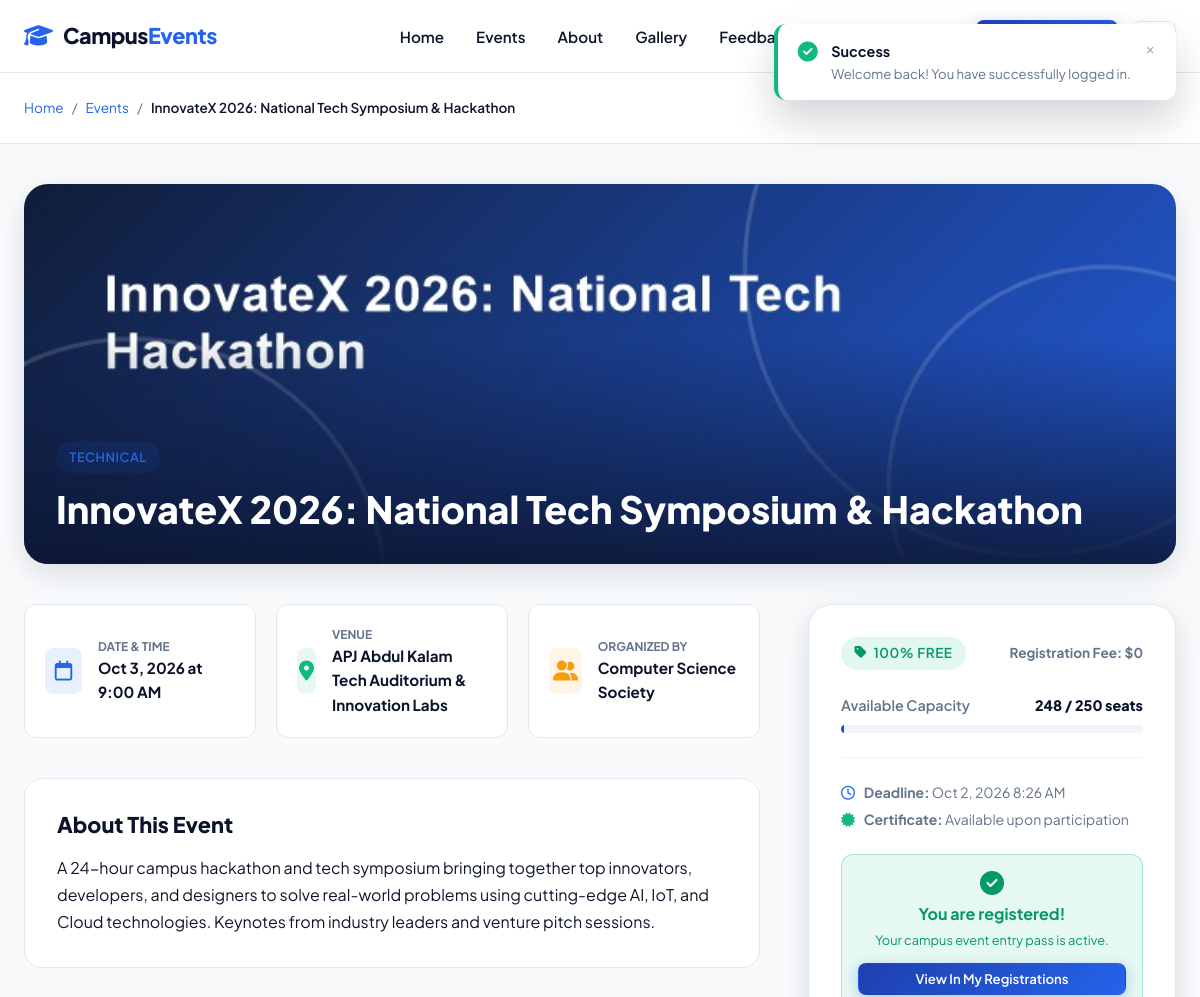
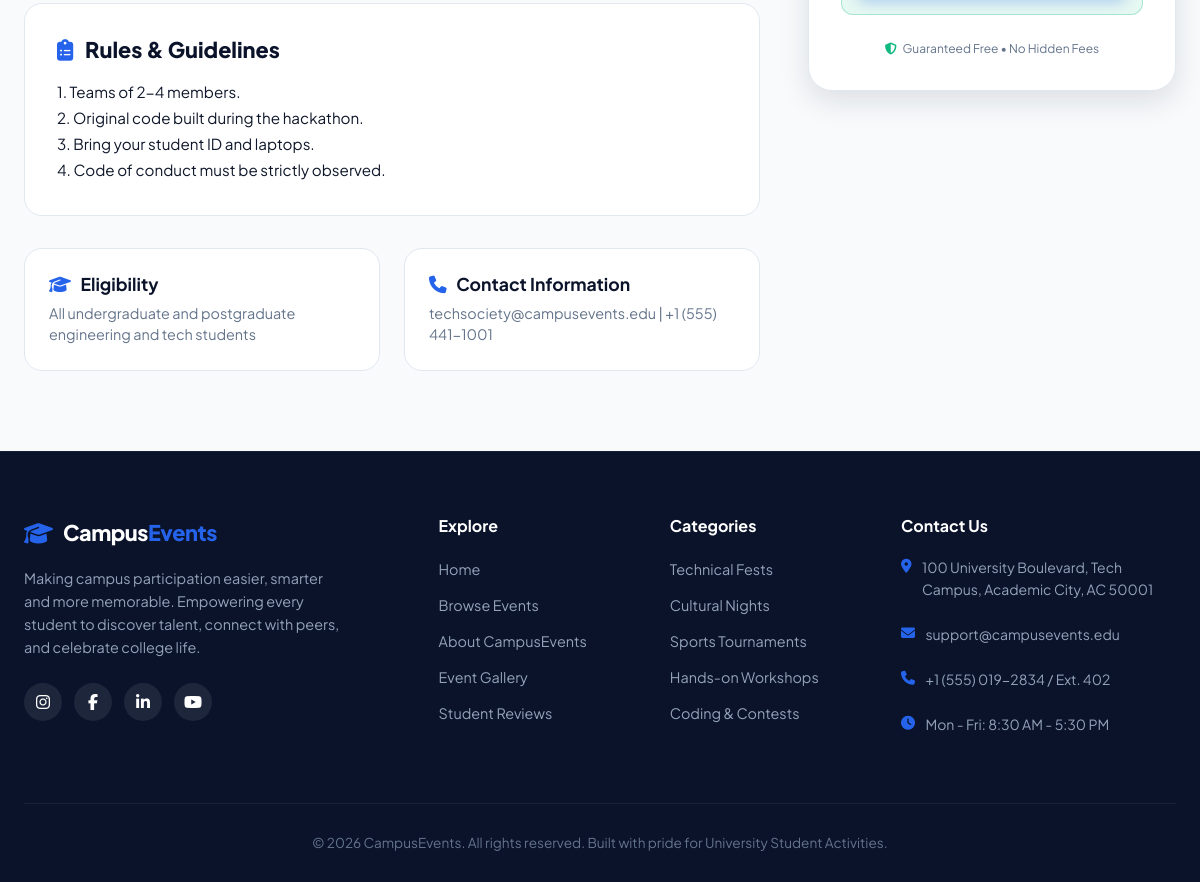
The page /event-details.php?id=1 (signed in) on the database its author committed (2 pictures, top to bottom).
### tables this page shows
CREATE TABLE IF NOT EXISTS `events` (
  `id` INT AUTO_INCREMENT PRIMARY KEY,
  `title` VARCHAR(255) NOT NULL,
  `slug` VARCHAR(255) NOT NULL UNIQUE,
  `category` ENUM('Technical', 'Cultural', 'Sports', 'Arts', 'Workshop', 'Seminar', 'Competition', 'College Festival') NOT NULL,
  `description` TEXT NOT NULL,
  `rules` TEXT DEFAULT NULL,
  `eligibility` VARCHAR(255) DEFAULT 'Open to all registered university students',
  `event_date` DATE NOT NULL,
  `event_time` TIME NOT NULL,
  `venue` VARCHAR(200) NOT NULL,
  `organizer` VARCHAR(150) NOT NULL,
  `contact_info` VARCHAR(200) NOT NULL,
  `banner_image` VARCHAR(255) DEFAULT NULL,
  `max_participants` INT NOT NULL DEFAULT 100,
  `registration_deadline` DATETIME NOT NULL,
  `is_published` TINYINT(1) NOT NULL DEFAULT 1,
  `created_at` TIMESTAMP DEFAULT CURRENT_TIMESTAMP,
  INDEX `idx_event_date` (`event_date`),
  INDEX `idx_category` (`category`)
);

### includes/auth.php (called while the page is built, shortened)
<?php
function getBaseUrl(): string {
    $scriptName = $_SERVER['SCRIPT_NAME'] ?? '';
    return '/';
}
function e(?string $string): string {
    return htmlspecialchars($string ?? '', ENT_QUOTES, 'UTF-8');
}

### event-details.php (the view, shortened to what this page needs)
<?php
require_once __DIR__ . '/includes/auth.php';
$pdo = getDBConnection();
$eventId = (int)($_GET['id'] ?? 0);
$stmt = $pdo->prepare("
    SELECT e.*,
           (SELECT COUNT(*) FROM event_registrations WHERE event_id = e.id AND status != 'cancelled') as registered_count
    FROM events e
    WHERE e.id = ? AND e.is_published = 1
    LIMIT 1
");
$stmt->execute([$eventId]);
$event = $stmt->fetch();
$student = getCurrentUser();
$isUserRegistered = false;
if ($student && isStudent()) {
    $stmtReg = $pdo->prepare("
        SELECT * FROM event_registrations
        WHERE event_id = ? AND student_id = ? AND status != 'cancelled'
        LIMIT 1
    ");
    $stmtReg->execute([$eventId, $student['student_id_pk']]);
    $userRegistration = $stmtReg->fetch();
    if ($userRegistration) {
        $isUserRegistered = true;
    }
}
$availableSeats = max(0, $event['max_participants'] - $event['registered_count']);
$isPastDeadline = strtotime($event['registration_deadline']) < time();
$isEventPassed = strtotime($event['event_date'] . ' ' . $event['event_time']) < time();
$isFull = $availableSeats <= 0;
require_once __DIR__ . '/includes/header.php';
require_once __DIR__ . '/includes/navbar.php';
?>
<div style="background: var(--surface); border-bottom: 1px solid var(--border); padding: 1.5rem 0;">
  <div class="container">
    <div style="display: flex; align-items: center; gap: 0.5rem; font-size: 0.85rem; color: var(--muted);">
      <a href="<?= $baseUrl ?>index.php">Home</a>
      <span>/</span>
      <a href="<?= $baseUrl ?>events.php">Events</a>
      <span>/</span>
      <span style="color: var(--text); font-weight: 600;"><?= e($event['title']) ?></span>
    </div>
  </div>
</div>
<div class="container" style="padding-top: 2.5rem; padding-bottom: 5rem;">
  <div style="position: relative; height: 380px; border-radius: var(--radius-xl); overflow: hidden; margin-bottom: 2.5rem; box-shadow: var(--shadow-lg);">
    <img src="<?= $baseUrl . e($event['banner_image'] ?: 'assets/images/event-tech.jpg') ?>" alt="<?= e($event['title']) ?>" style="width: 100%; height: 100%; object-fit: cover;">
    <div style="position: absolute; inset: 0; background: linear-gradient(180deg, transparent 40%, rgba(11, 19, 43, 0.85) 100%);"></div>
    <div style="position: absolute; bottom: 2rem; left: 2rem; right: 2rem; color: #ffffff;">
      <span class="badge badge-primary" style="margin-bottom: 0.75rem;"><?= e($event['category']) ?></span>
      <h1 style="color: #ffffff; font-size: 2.35rem; font-weight: 800; line-height: 1.25;"><?= e($event['title']) ?></h1>
    </div>
  </div>
  <div style="display: grid; grid-template-columns: 2fr 1fr; gap: 3rem; align-items: flex-start;">
    <div>
      <div style="display: grid; grid-template-columns: repeat(auto-fit, minmax(200px, 1fr)); gap: 1.25rem; margin-bottom: 2.5rem;">
        <div style="background: var(--surface); border: 1px solid var(--border); border-radius: var(--radius-md); padding: 1.25rem; display: flex; align-items: center; gap: 1rem;">
          <div style="width: 46px; height: 46px; border-radius: var(--radius-sm); background: rgba(37, 99, 235, 0.1); color: var(--accent); display: flex; align-items: center; justify-content: center; font-size: 1.25rem;">
            <i class="fa-regular fa-calendar"></i>
          </div>
          <div>
            <div style="font-size: 0.75rem; text-transform: uppercase; color: var(--muted); font-weight: 700;">Date & Time</div>
            <div style="font-weight: 700; color: var(--primary-dark); font-size: 0.95rem;">
              <?= date('M j, Y', strtotime($event['event_date'])) ?> at <?= date('g:i A', strtotime($event['event_time'])) ?>
            </div>
          </div>
        </div>
        <div style="background: var(--surface); border: 1px solid var(--border); border-radius: var(--radius-md); padding: 1.25rem; display: flex; align-items: center; gap: 1rem;">
          <div style="width: 46px; height: 46px; border-radius: var(--radius-sm); background: rgba(16, 185, 129, 0.1); color: var(--success); display: flex; align-items: center; justify-content: center; font-size: 1.25rem;">
            <i class="fa-solid fa-location-dot"></i>
          </div>
          <div>
            <div style="font-size: 0.75rem; text-transform: uppercase; color: var(--muted); font-weight: 700;">Venue</div>
            <div style="font-weight: 700; color: var(--primary-dark); font-size: 0.95rem;">
              <?= e($event['venue']) ?>
            </div>
          </div>
        </div>
        <div style="background: var(--surface); border: 1px solid var(--border); border-radius: var(--radius-md); padding: 1.25rem; display: flex; align-items: center; gap: 1rem;">
          <div style="width: 46px; height: 46px; border-radius: var(--radius-sm); background: rgba(245, 158, 11, 0.1); color: var(--warning); display: flex; align-items: center; justify-content: center; font-size: 1.25rem;">
            <i class="fa-solid fa-user-group"></i>
          </div>
          <div>
            <div style="font-size: 0.75rem; text-transform: uppercase; color: var(--muted); font-weight: 700;">Organized By</div>
            <div style="font-weight: 700; color: var(--primary-dark); font-size: 0.95rem;">
              <?= e($event['organizer']) ?>
            </div>
          </div>
        </div>
      </div>
      <div style="background: var(--surface); border: 1px solid var(--border); border-radius: var(--radius-lg); padding: 2rem; margin-bottom: 2rem;">
        <h3 style="font-size: 1.35rem; font-weight: 800; margin-bottom: 1rem; color: var(--primary-dark);">About This Event</h3>
        <p style="color: var(--text); line-height: 1.7; font-size: 1rem; white-space: pre-line;"><?= e($event['description']) ?></p>
      </div>
      <?php if (!empty($event['rules'])): ?>
        <div style="background: var(--surface); border: 1px solid var(--border); border-radius: var(--radius-lg); padding: 2rem; margin-bottom: 2rem;">
          <h3 style="font-size: 1.35rem; font-weight: 800; margin-bottom: 1rem; color: var(--primary-dark);">
            <i class="fa-solid fa-clipboard-list" style="color: var(--accent); margin-right: 0.5rem;"></i> Rules & Guidelines
          </h3>
          <div style="color: var(--text); line-height: 1.7; font-size: 0.95rem; white-space: pre-line;"><?= e($event['rules']) ?></div>
        </div>
      <?php endif; ?>
      <div style="display: grid; grid-template-columns: 1fr 1fr; gap: 1.5rem;">
        <div style="background: var(--surface); border: 1px solid var(--border); border-radius: var(--radius-lg); padding: 1.5rem;">
          <h4 style="font-size: 1.1rem; font-weight: 700; margin-bottom: 0.5rem; color: var(--primary-dark);">
            <i class="fa-solid fa-graduation-cap" style="color: var(--accent); margin-right: 0.4rem;"></i> Eligibility
          </h4>
          <p style="color: var(--muted); font-size: 0.9rem; line-height: 1.5;"><?= e($event['eligibility']) ?></p>
        </div>
        <div style="background: var(--surface); border: 1px solid var(--border); border-radius: var(--radius-lg); padding: 1.5rem;">
          <h4 style="font-size: 1.1rem; font-weight: 700; margin-bottom: 0.5rem; color: var(--primary-dark);">
            <i class="fa-solid fa-phone" style="color: var(--accent); margin-right: 0.4rem;"></i> Contact Information
          </h4>
          <p style="color: var(--muted); font-size: 0.9rem; line-height: 1.5;"><?= e($event['contact_info']) ?></p>
        </div>
      </div>
    </div>
    <div style="position: sticky; top: 90px;" id="register-section">
      <div style="background: var(--surface); border: 1px solid var(--border); border-radius: var(--radius-xl); padding: 2rem; box-shadow: var(--shadow-lg);">
        <div style="display: flex; justify-content: space-between; align-items: center; margin-bottom: 1.5rem;">
          <span class="badge badge-success" style="font-size: 0.85rem; padding: 0.35rem 0.85rem;">
            <i class="fa-solid fa-tag"></i> 100% Free
          </span>
          <span style="font-size: 0.85rem; font-weight: 700; color: var(--muted);">
            Registration Fee: $0
          </span>
        </div>
        <div style="margin-bottom: 1.5rem; padding-bottom: 1.5rem; border-bottom: 1px solid var(--border-light);">
          <div style="display: flex; justify-content: space-between; font-size: 0.9rem; margin-bottom: 0.5rem;">
            <span style="color: var(--muted); font-weight: 600;">Available Capacity</span>
            <span style="font-weight: 800; color: var(--primary-dark);"><?= $availableSeats ?> / <?= $event['max_participants'] ?> seats</span>
          </div>
          <div style="height: 8px; background: var(--surface-alt); border-radius: var(--radius-full); overflow: hidden;">
            <?php
              $percentFilled = min(100, round(($event['registered_count'] / max(1, $event['max_participants'])) * 100));
            ?>
            <div style="width: <?= $percentFilled ?>%; height: 100%; background: linear-gradient(90deg, var(--accent) 0%, var(--primary) 100%);"></div>
          </div>
        </div>
        <div style="margin-bottom: 1.5rem; font-size: 0.875rem; color: var(--muted); line-height: 1.5;">
          <div><i class="fa-regular fa-clock" style="color: var(--accent); margin-right: 0.4rem;"></i> <strong>Deadline:</strong> <?= date('M j, Y g:i A', strtotime($event['registration_deadline'])) ?></div>
          <div style="margin-top: 0.4rem;"><i class="fa-solid fa-certificate" style="color: var(--success); margin-right: 0.4rem;"></i> <strong>Certificate:</strong> Available upon participation</div>
        </div>
        <?php if ($isUserRegistered): ?>
          <div style="background: rgba(16, 185, 129, 0.1); border: 1px solid rgba(16, 185, 129, 0.3); color: #059669; padding: 1rem; border-radius: var(--radius-md); text-align: center; margin-bottom: 1rem;">
            <i class="fa-solid fa-circle-check" style="font-size: 1.5rem; margin-bottom: 0.35rem; display: block;"></i>
            <strong>You are registered!</strong>
            <p style="font-size: 0.8rem; margin: 0.25rem 0 0.75rem;">Your campus event entry pass is active.</p>
            <a href="<?= $baseUrl ?>student/registrations.php" class="btn btn-primary btn-sm" style="width: 100%;">
              View In My Registrations
            </a>
          </div>
        <?php elseif ($isEventPassed): ?>
          <button class="btn btn-secondary" style="width: 100%; padding: 0.9rem;" disabled>
            <i class="fa-solid fa-clock-rotate-left"></i> Event Concluded
          </button>
        <?php elseif ($isPastDeadline): ?>
          <button class="btn btn-secondary" style="width: 100%; padding: 0.9rem;" disabled>
            <i class="fa-solid fa-calendar-xmark"></i> Registration Closed
          </button>
        <?php elseif ($isFull): ?>
          <button class="btn btn-secondary" style="width: 100%; padding: 0.9rem;" disabled>
            <i class="fa-solid fa-users-slash"></i> Event At Capacity
          </button>
        <?php elseif (isAdmin()): ?>
          <a href="<?= $baseUrl ?>admin/events.php?action=edit&id=<?= $event['id'] ?>" class="btn btn-secondary" style="width: 100%;">
            <i class="fa-solid fa-pen-to-square"></i> Edit Event (Admin)
          </a>
        <?php endif; ?>
        <div style="margin-top: 1.5rem; text-align: center;">
          <p style="font-size: 0.75rem; color: var(--muted); display: flex; align-items: center; justify-content: center; gap: 0.35rem;">
            <i class="fa-solid fa-shield-halved" style="color: var(--success);"></i> Guaranteed Free • No Hidden Fees
          </p>
        </div>
      </div>
    </div>
  </div>
</div>
<?php require_once __DIR__ . '/includes/footer.php'; ?>

### assets/css/style.css (style rules this page uses)
:root { --primary: #1e40af; --primary-dark: #0b132b; --primary-navy: #1c2541; --primary-light: #3b82f6; --accent: #2563eb; --accent-glow: rgba(59, 130, 246, 0.25); --bg: #f8fafc; --surface: #ffffff; --surface-alt: #f1f5f9; --glass-bg: rgba(255, 255, 255, 0.85); --glass-border: rgba(255, 255, 255, 0.3); --text: #0f172a; --text-light: #f8fafc; --muted: #64748b; --muted-light: #94a3b8; --border: #e2e8f0; --border-light: #f1f5f9; --success: #10b981; --warning: #f59e0b; --danger: #ef4444; --info: #0ea5e9; --radius-sm: 8px; --radius-md: 12px; --radius-lg: 18px; --radius-xl: 24px; --radius-full: 9999px; --shadow-sm: 0 1px 3px rgba(15, 23, 42, 0.06); --shadow-md: 0 4px 14px rgba(15, 23, 42, 0.08); --shadow-lg: 0 10px 30px rgba(15, 23, 42, 0.12); --shadow-xl: 0 20px 40px rgba(11, 19, 43, 0.18); --font-main: 'Plus Jakarta Sans', -apple-system, BlinkMacSystemFont, 'Segoe UI', Roboto, sans-serif; --transition: all 0.25s cubic-bezier(0.16, 1, 0.3, 1); }
*, *::before, *::after { box-sizing: border-box; margin: 0; padding: 0; }
html { scroll-behavior: smooth; font-size: 16px; }
body { font-family: var(--font-main); background-color: var(--bg); color: var(--text); line-height: 1.6; -webkit-font-smoothing: antialiased; min-height: 100vh; display: flex; flex-direction: column; }
img { max-width: 100%; height: auto; display: block; }
a { color: var(--accent); text-decoration: none; transition: var(--transition); }
.container { width: 100%; max-width: 1240px; margin-left: auto; margin-right: auto; padding-left: 1.5rem; padding-right: 1.5rem; }
h1, h2, h3, h4, h5, h6 { color: var(--primary-dark); font-weight: 700; line-height: 1.25; }
.badge { display: inline-flex; align-items: center; gap: 0.4rem; padding: 0.35rem 0.85rem; font-size: 0.8rem; font-weight: 600; border-radius: var(--radius-full); text-transform: uppercase; letter-spacing: 0.04em; }
.badge-primary { background: rgba(37, 99, 235, 0.1); color: var(--accent); }
.badge-success { background: rgba(16, 185, 129, 0.12); color: #059669; }
.btn { display: inline-flex; align-items: center; justify-content: center; gap: 0.5rem; font-weight: 600; font-size: 0.95rem; padding: 0.75rem 1.6rem; border-radius: var(--radius-md); border: 1px solid transparent; cursor: pointer; transition: var(--transition); text-decoration: none; line-height: 1.2; }
.btn-primary { background: linear-gradient(135deg, var(--primary) 0%, var(--accent) 100%); color: #ffffff; box-shadow: 0 4px 14px rgba(37, 99, 235, 0.3); }
.btn-sm { padding: 0.45rem 0.9rem; font-size: 0.825rem; border-radius: var(--radius-sm); }

### rows shown on the page
events: title "InnovateX 2026: National Tech Symposium & Hackathon", banner_image (picture), category "TECHNICAL", event_date "Oct 3, 2026", event_time "9:00 AM", venue "APJ Abdul Kalam Tech Auditorium & Innovation Labs", organizer "Computer Science Society", description "A 24-hour campus hackathon and tech symposium bringing together top innovators, developers, and designers to solve real-world problems using cutting-edge AI, IoT, and Cloud technologies. Keynotes from industry leaders and venture pitch sessions.", rules "1. Teams of 2-4 members. 2. Original code built during the hackathon. 3. Bring your student ID and laptops. 4. Code of conduct must be strictly observed.", eligibility "All undergraduate and postgraduate engineering and tech students", contact_info "techsociety@campusevents.edu | +1 (555) 441-1001", max_participants "250", registration_deadline "Oct 2, 2026 8:26 AM"

### other values the page prints
$availableSeats "248"
